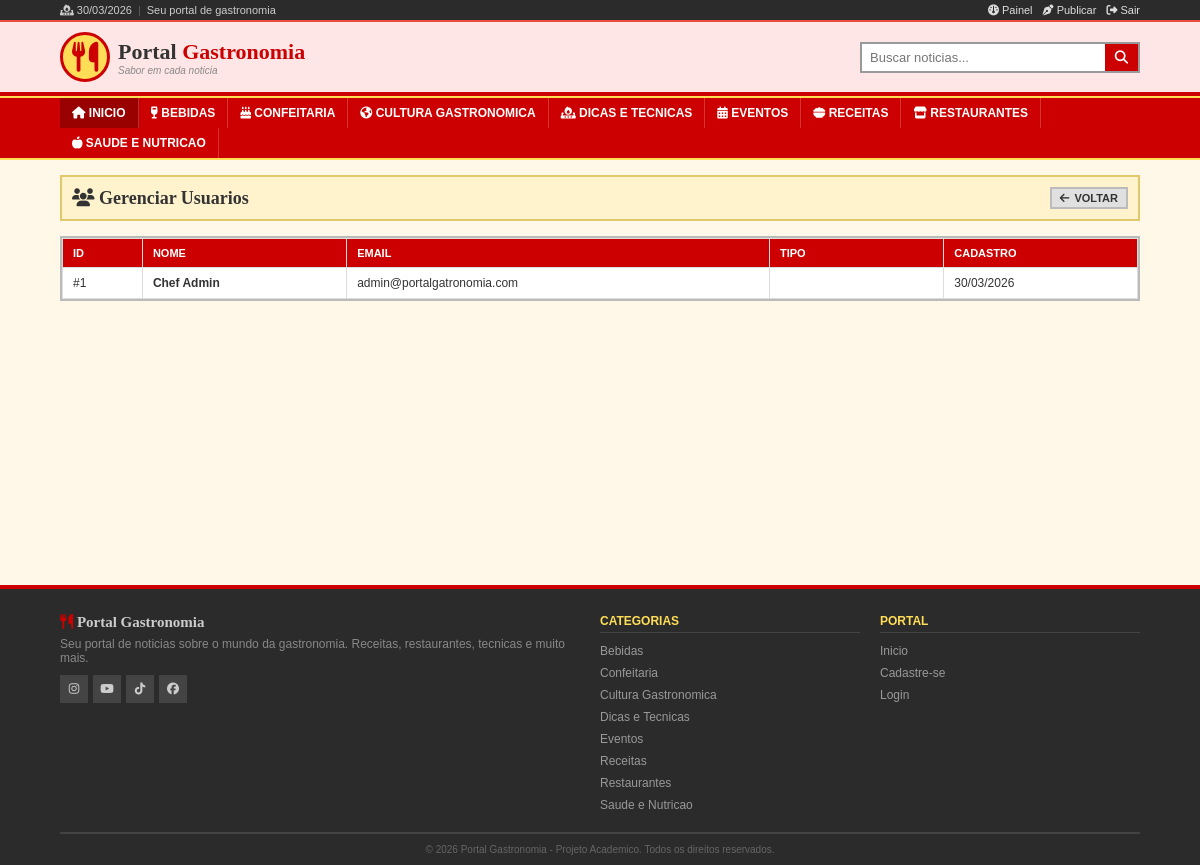
/usuarios.php (signed in), run on the app's committed database.
### tables this page shows
CREATE TABLE IF NOT EXISTS categorias (
    id INT AUTO_INCREMENT PRIMARY KEY,
    nome VARCHAR(80) NOT NULL UNIQUE,
    slug VARCHAR(80) NOT NULL UNIQUE,
    icone VARCHAR(50) DEFAULT 'fa-utensils',
    cor VARCHAR(7) DEFAULT '#E74C3C',
    descricao TEXT DEFAULT NULL,
    criado_em DATETIME DEFAULT CURRENT_TIMESTAMP
);

CREATE TABLE IF NOT EXISTS usuarios (
    id INT AUTO_INCREMENT PRIMARY KEY,
    nome VARCHAR(100) NOT NULL,
    email VARCHAR(150) NOT NULL UNIQUE,
    senha VARCHAR(255) NOT NULL,
    foto VARCHAR(255) DEFAULT NULL,
    bio TEXT DEFAULT NULL,
    tipo ENUM('usuario', 'admin') DEFAULT 'usuario',
    criado_em DATETIME DEFAULT CURRENT_TIMESTAMP,
    atualizado_em DATETIME DEFAULT CURRENT_TIMESTAMP ON UPDATE CURRENT_TIMESTAMP
);

### includes/auth.php (called while the page is built, shortened)
<?php
function estaLogado() {
    return isset($_SESSION['usuario_id']);
}

### dao/CategoriaDAO.php (called while the page is built, shortened)
<?php
class CategoriaDAO {
    private $conn;
    public function __construct($conn) {
        $this->conn = $conn;
    }
    public function listarTodas() {
        $stmt = $this->conn->query("SELECT * FROM categorias ORDER BY nome ASC");
        return $stmt->fetchAll();
    }
}

### dao/UsuarioDAO.php (called while the page is built, shortened)
<?php
class UsuarioDAO {
    private $conn;
    public function __construct($conn) {
        $this->conn = $conn;
    }
    public function listarTodos() {
        $stmt = $this->conn->query("SELECT id, nome, email, foto, tipo, criado_em FROM usuarios ORDER BY criado_em DESC");
        return $stmt->fetchAll();
    }
}

### usuarios.php (the view, shortened to what this page needs)
<?php
require_once 'config/database.php';
require_once 'includes/auth.php';
require_once 'dao/UsuarioDAO.php';
$usuarioDAO = new UsuarioDAO($conn);
$usuarios = $usuarioDAO->listarTodos();
include 'includes/header.php';
?>
<div class="dashboard-header">
    <h2><i class="fa-solid fa-users" style="color:var(--vermelho)"></i> Gerenciar Usuarios</h2>
    <a href="dashboard.php" class="btn btn-secondary btn-sm"><i class="fa-solid fa-arrow-left"></i> Voltar</a>
</div>
<div class="table-container">
    <table>
        <thead>
            <tr>
                <th>ID</th>
                <th>Nome</th>
                <th>Email</th>
                <th>Tipo</th>
                <th>Cadastro</th>
            </tr>
        </thead>
        <tbody>
            <?php foreach ($usuarios as $u): ?>
                <tr>
                    <td>#<?php echo $u['id']; ?></td>
                    <td>
                        <strong><?php echo htmlspecialchars($u['nome']); ?></strong>
                    </td>
                    <td><?php echo htmlspecialchars($u['email']); ?></td>
                    <td>
                        <?php if ($u['tipo'] === 'admin'): ?>
                            <span style="background:var(--vermelho); color:white; padding:3px 10px; border-radius:12px; font-size:0.75rem;">Admin</span>
                        <?php else: ?>
                            <span style="background:var(--cinza-claro); padding:3px 10px; border-radius:12px; font-size:0.75rem;">Usuario</span>
                        <?php endif; ?>
                    </td>
                    <td><?php echo date('d/m/Y', strtotime($u['criado_em'])); ?></td>
                </tr>
            <?php endforeach; ?>
        </tbody>
    </table>
</div>
<?php include 'includes/footer.php'; ?>

### includes/header.php (shortened to what this page needs)
<?php
require_once __DIR__ . '/../includes/auth.php';
require_once __DIR__ . '/../config/database.php';
require_once __DIR__ . '/../dao/CategoriaDAO.php';
$categoriaDAO = new CategoriaDAO($conn);
$categoriasMenu = $categoriaDAO->listarTodas();
?>
<!DOCTYPE html>
<html lang="pt-BR">
<head>
    <link rel="stylesheet" href="https://cdnjs.cloudflare.com/ajax/libs/font-awesome/6.5.0/css/all.min.css">
    <link rel="stylesheet" href="assets/style.css">
</head>
<body>
<div class="top-bar">
    <div class="container">
        <div class="top-bar-left">
            <span><i class="fa-solid fa-fire-burner"></i> <?php echo date('d/m/Y'); ?></span>
            <span class="separator">|</span>
            <span>Seu portal de gastronomia</span>
        </div>
        <div class="top-bar-right">
            <?php if (estaLogado()): ?>
                <a href="dashboard.php"><i class="fa-solid fa-gauge"></i> Painel</a>
                <a href="nova_noticia.php"><i class="fa-solid fa-pen-nib"></i> Publicar</a>
                <a href="logout.php"><i class="fa-solid fa-right-from-bracket"></i> Sair</a>
            <?php else: ?>
                <a href="login.php"><i class="fa-solid fa-right-to-bracket"></i> Entrar</a>
                <a href="cadastro.php"><i class="fa-solid fa-user-plus"></i> Cadastrar</a>
            <?php endif; ?>
        </div>
    </div>
</div>
<header class="main-header">
    <div class="container">
        <a href="index.php" class="logo">
            <i class="fa-solid fa-utensils"></i>
            <div>
                <h1>Portal <span>Gastronomia</span></h1>
                <p class="logo-tagline">Sabor em cada noticia</p>
            </div>
        </a>
        <div class="header-search">
            <form action="buscar.php" method="GET">
                <input type="text" name="q" placeholder="Buscar noticias..." required>
                <button type="submit"><i class="fa-solid fa-magnifying-glass"></i></button>
            </form>
        </div>
    </div>
</header>
<nav class="main-nav" id="mainNav">
    <div class="container">
        <ul>
            <li><a href="index.php" class="nav-home"><i class="fa-solid fa-house"></i> Inicio</a></li>
            <?php foreach ($categoriasMenu as $cat): ?>
                <li>
                    <a href="categoria.php?slug=<?php echo $cat['slug']; ?>">
                        <i class="fa-solid <?php echo $cat['icone']; ?>"></i>
                        <?php echo htmlspecialchars($cat['nome']); ?>
                    </a>
                </li>
            <?php endforeach; ?>
        </ul>
    </div>
</nav>
<main class="main-content">
    <div class="container">

### includes/footer.php (shortened to what this page needs)
    </div>
</main>
<footer class="main-footer">
    <div class="container">
        <div class="footer-grid">
            <div class="footer-brand">
                <h3><i class="fa-solid fa-utensils"></i> Portal Gastronomia</h3>
                <p>Seu portal de noticias sobre o mundo da gastronomia. Receitas, restaurantes, tecnicas e muito mais.</p>
                <div class="footer-social">
                    <a href="#"><i class="fa-brands fa-instagram"></i></a>
                    <a href="#"><i class="fa-brands fa-youtube"></i></a>
                    <a href="#"><i class="fa-brands fa-tiktok"></i></a>
                    <a href="#"><i class="fa-brands fa-facebook"></i></a>
                </div>
            </div>
            <div class="footer-links">
                <h4>Categorias</h4>
                <ul>
                    <?php
                    require_once __DIR__ . '/../config/database.php';
                    require_once __DIR__ . '/../dao/CategoriaDAO.php';
                    $footerCatDAO = new CategoriaDAO($conn);
                    $footerCats = $footerCatDAO->listarTodas();
                    foreach ($footerCats as $fc): ?>
                        <li><a href="categoria.php?slug=<?php echo $fc['slug']; ?>"><?php echo htmlspecialchars($fc['nome']); ?></a></li>
                    <?php endforeach; ?>
                </ul>
            </div>
            <div class="footer-links">
                <h4>Portal</h4>
                <ul>
                    <li><a href="index.php">Inicio</a></li>
                    <li><a href="cadastro.php">Cadastre-se</a></li>
                    <li><a href="login.php">Login</a></li>
                </ul>
            </div>
        </div>
        <div class="footer-bottom">
            <p>&copy; <?php echo date('Y'); ?> Portal Gastronomia - Projeto Academico. Todos os direitos reservados.</p>
        </div>
    </div>
</footer>
</body>
</html>

### assets/style.css (style rules this page uses)
* { margin: 0; padding: 0; box-sizing: border-box; }
body { font-family: Verdana, sans-serif; background-color: #fff8e8; color: #333; }
a { text-decoration: none; color: inherit; }
ul { list-style: none; }
.container { max-width: 1100px; margin: auto; padding: 0 10px; }
.top-bar { background: #2b2b2b; color: #ccc; font-size: 11px; padding: 4px 0; border-bottom: 2px solid #e74c3c; }
.top-bar .container { display: flex; justify-content: space-between; }
.top-bar-left { display: flex; gap: 6px; }
.top-bar-left .separator { opacity: 0.3; }
.top-bar-right { display: flex; gap: 10px; }
.top-bar-right a { color: #ddd; font-size: 11px; }
.main-header { background: #ffe6e6; padding: 10px 0; border-bottom: 4px solid #cc0000; }
.main-header .container { display: flex; align-items: center; justify-content: space-between; gap: 10px; }
.logo { display: flex; align-items: center; gap: 8px; }
.logo i { font-size: 30px; color: #cc0000; background: #ffdd57; width: 50px; height: 50px; display: flex; align-items: center; justify-content: center; border-radius: 50%; border: 3px solid #cc0000; }
.logo h1 { font-size: 22px; font-family: Georgia, serif; }
.logo h1 span { color: #cc0000; }
.logo-tagline { font-size: 10px; color: #888; font-style: italic; }
.header-search { flex: 1; max-width: 280px; }
.header-search form { display: flex; border: 2px solid #999; background: white; }
.header-search input { flex: 1; padding: 6px 8px; border: none; outline: none; font-size: 13px; font-family: Verdana, sans-serif; }
.header-search button { background: #cc0000; color: white; border: none; padding: 6px 10px; cursor: pointer; font-weight: bold; }
.main-nav { background: #cc0000; border-top: 2px solid #ffdd57; border-bottom: 2px solid #ffdd57; }
.main-nav ul { display: flex; flex-wrap: wrap; }
.main-nav li a { display: block; padding: 8px 12px; color: white; font-size: 12px; font-weight: bold; text-transform: uppercase; border-right: 1px solid rgba(255,255,255,0.2); }
.nav-home { background: #990000; }
.main-content { padding: 15px 0; min-height: 50vh; }
.btn { display: inline-flex; align-items: center; gap: 5px; padding: 8px 16px; font-family: Verdana, sans-serif; font-size: 13px; font-weight: bold; border: 2px solid transparent; cursor: pointer; justify-content: center; text-transform: uppercase; }
.btn-secondary { background: #e0e0e0; color: #333; border-color: #bbb; }
.btn-sm { padding: 3px 8px; font-size: 11px; }
.dashboard-header { display: flex; justify-content: space-between; align-items: center; margin-bottom: 15px; flex-wrap: wrap; gap: 8px; background: #fff3cd; padding: 10px; border: 2px solid #e0c96b; }
.dashboard-header h2 { font-size: 18px; font-family: Georgia, serif; }
.table-container { background: white; border: 2px solid #bbb; overflow-x: auto; }
.table-container table { width: 100%; border-collapse: collapse; }
.table-container th, .table-container td { padding: 8px 10px; text-align: left; font-size: 12px; border: 1px solid #ddd; }
.table-container th { background: #cc0000; color: white; font-size: 11px; text-transform: uppercase; }
.main-footer { background: #2b2b2b; color: #ccc; padding: 25px 0 0; margin-top: 25px; border-top: 4px solid #cc0000; }
.footer-grid { display: grid; grid-template-columns: 2fr 1fr 1fr; gap: 20px; padding-bottom: 15px; border-bottom: 1px solid #444; }
.footer-brand h3 { font-size: 15px; margin-bottom: 6px; font-family: Georgia, serif; }
.footer-brand h3 i { color: #cc0000; }
.footer-brand p { color: #888; font-size: 12px; margin-bottom: 10px; }
.footer-social { display: flex; gap: 5px; }
.footer-social a { width: 28px; height: 28px; background: #444; display: flex; align-items: center; justify-content: center; color: #ccc; font-size: 12px; }
.footer-links h4 { font-size: 12px; text-transform: uppercase; margin-bottom: 8px; color: #ffdd57; border-bottom: 1px solid #444; padding-bottom: 4px; }
.footer-links ul li { margin-bottom: 4px; }
.footer-links ul li a { color: #999; font-size: 12px; }
.footer-bottom { text-align: center; padding: 10px 0; font-size: 10px; color: #666; border-top: 1px solid #444; }

### data on the page
categorias: nome "BEBIDAS", nome "Bebidas"
categorias: nome "CONFEITARIA", nome "Confeitaria"
categorias: nome "CULTURA GASTRONOMICA", nome "Cultura Gastronomica"
categorias: nome "DICAS E TECNICAS", nome "Dicas e Tecnicas"
categorias: nome "EVENTOS", nome "Eventos"
categorias: nome "RECEITAS", nome "Receitas"
categorias: nome "RESTAURANTES", nome "Restaurantes"
categorias: nome "SAUDE E NUTRICAO", nome "Saude e Nutricao"
usuarios: id "1", nome "Chef Admin", email "admin@portalgatronomia.com", criado_em "30/03/2026"
